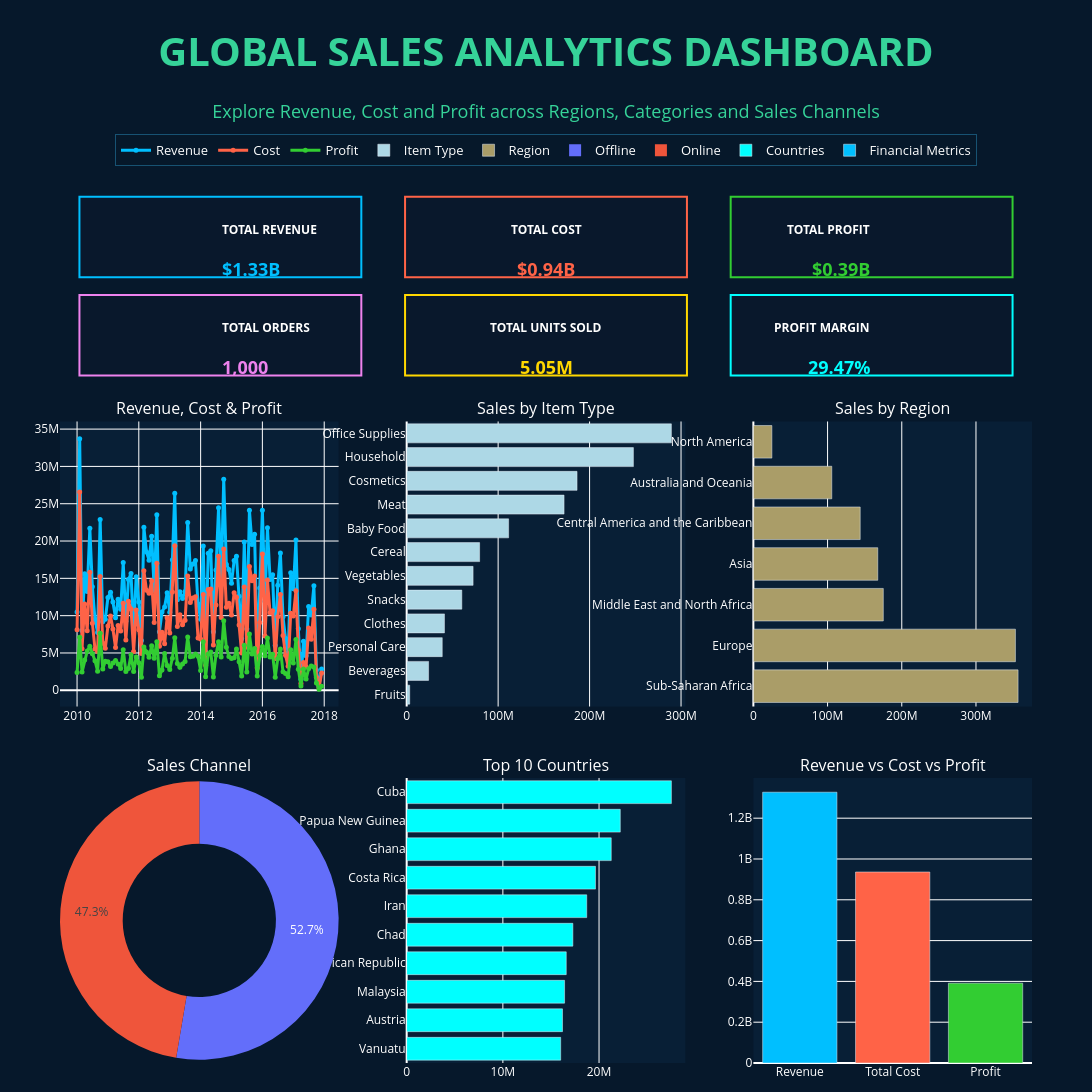

Notebook code cell kept with this figure:
### Code cell
# Style the Dashboard 

fig.update_layout(

    # Dashboard size
    width=1400,
    height=1100,

    # Space for Title + Legend
    margin=dict(
        l=60,
        r=60,
        t=170,
        b=20
    ),

    # =========================
    # MAIN TITLE
    # =========================
    title=dict(
        text="<b>GLOBAL SALES ANALYTICS DASHBOARD</b><br>"
             "<span style='font-size:18px'>"
             "Explore Revenue, Cost and Profit across Regions, Categories and Sales Channels"
             "</span>",

        x=0.5,
        xanchor="center",

        y=0.94,
        yanchor="top",

        font=dict(
            size=40,
            color="#36D399"
        )
    ),

    # =========================
    # HORIZONTAL LEGEND
    # =========================
    legend=dict(
        orientation="h",

        # Below title
        x=0.5,
        y=1.04,

        xanchor="center",
        yanchor="top",

        # Space between legend items
        tracegroupgap=12,

        font=dict(
            size=13,
            color="white"
        ),

        bgcolor="rgba(6,24,43,0.85)",
        bordercolor="rgba(56,189,248,0.35)",
        borderwidth=1
    ),

    # =========================
    # COLORS / BACKGROUND
    # =========================
    paper_bgcolor="#06182B",
    plot_bgcolor="#081F36",

    font=dict(
        color="white"
    ),

    hovermode="closest"
)

### Figure 1 — Plotly figure (JSON) as saved in the notebook; plotly's stock layout.template omitted (floating-point values rounded to 4 significant figures)
{"data": [{"hovertemplate": "<b>Month:</b> %{x}<br><b>Revenue:</b> $%{y:,.0f}<extra></extra>", "line": {"color": "deepskyblue", "width": 3}, "marker": {"size": 5}, "mode": "lines+markers", "name": "Revenue", "type": "scatter", "x": ["2010-01", "2010-02", "2010-03", "2010-04", "2010-05", "2010-06", "2010-07", "2010-08", "2010-09", "2010-10", "2010-11", "2010-12", "2011-01", "2011-02", "2011-03", "2011-04", "2011-05", "2011-06", "2011-07", "2011-08", "2011-09", "2011-10", "2011-11", "2011-12", "2012-01", "2012-02", "2012-03", "2012-04", "2012-05", "2012-06", "2012-07", "2012-08", "2012-09", "2012-10", "2012-11", "2012-12", "2013-01", "2013-02", "2013-03", "2013-04", "2013-05", "2013-06", "2013-07", "2013-08", "2013-09", "2013-10", "2013-11", "2013-12", "2014-01", "2014-02", "2014-03", "2014-04", "2014-05", "2014-06", "2014-07", "2014-08", "2014-09", "2014-10", "2014-11", "2014-12", "2015-01", "2015-02", "2015-03", "2015-04", "2015-05", "2015-06", "2015-07", "2015-08", "2015-09", "2015-10", "2015-11", "2015-12", "2016-01", "2016-02", "2016-03", "2016-04", "2016-05", "2016-06", "2016-07", "2016-08", "2016-09", "2016-10", "2016-11", "2016-12", "2017-01", "2017-02", "2017-03", "2017-04", "2017-05", "2017-06", "2017-07", "2017-08", "2017-09", "2017-10", "2017-11", "2017-12"], "xaxis": "x4", "y": [10500000.0, 33690000.0, 8000000.0, 15610000.0, 13230000.0, 21710000.0, 13880000.0, 9510000.0, 7751000.0, 22880000.0, 9175000.0, 9516000.0, 12430000.0, 13130000.0, 11840000.0, 9729000.0, 12190000.0, 10850000.0, 17120000.0, 9235000.0, 14850000.0, 15640000.0, 7696000.0, 15220000.0, 11810000.0, 6655000.0, 21840000.0, 18540000.0, 17440000.0, 20640000.0, 13390000.0, 23540000.0, 7841000.0, 10490000.0, 11150000.0, 13060000.0, 10470000.0, 17480000.0, 26410000.0, 12130000.0, 13190000.0, 12290000.0, 13220000.0, 22470000.0, 16250000.0, 16930000.0, 17380000.0, 11580000.0, 9524000.0, 19340000.0, 5173000.0, 18360000.0, 18700000.0, 7848000.0, 16110000.0, 24470000.0, 14220000.0, 28270000.0, 16890000.0, 16180000.0, 14360000.0, 17400000.0, 17980000.0, 12600000.0, 6892000.0, 19880000.0, 8213000.0, 24110000.0, 19540000.0, 20910000.0, 4890000.0, 13720000.0, 24130000.0, 11910000.0, 21760000.0, 14860000.0, 15470000.0, 5997000.0, 14080000.0, 18380000.0, 9837000.0, 6926000.0, 5018000.0, 15740000.0, 13600000.0, 20140000.0, 8238000.0, 1482000.0, 6563000.0, 4635000.0, 11230000.0, 10100000.0, 14000000.0, 2713000.0, 498800.0, 2863000.0], "yaxis": "y4"}, {"hovertemplate": "<b>Month:</b> %{x}<br><b>Cost:</b> $%{y:,.0f}<extra></extra>", "line": {"color": "tomato", "width": 3}, "marker": {"size": 5}, "mode": "lines+markers", "name": "Cost", "type": "scatter", "x": ["2010-01", "2010-02", "2010-03", "2010-04", "2010-05", "2010-06", "2010-07", "2010-08", "2010-09", "2010-10", "2010-11", "2010-12", "2011-01", "2011-02", "2011-03", "2011-04", "2011-05", "2011-06", "2011-07", "2011-08", "2011-09", "2011-10", "2011-11", "2011-12", "2012-01", "2012-02", "2012-03", "2012-04", "2012-05", "2012-06", "2012-07", "2012-08", "2012-09", "2012-10", "2012-11", "2012-12", "2013-01", "2013-02", "2013-03", "2013-04", "2013-05", "2013-06", "2013-07", "2013-08", "2013-09", "2013-10", "2013-11", "2013-12", "2014-01", "2014-02", "2014-03", "2014-04", "2014-05", "2014-06", "2014-07", "2014-08", "2014-09", "2014-10", "2014-11", "2014-12", "2015-01", "2015-02", "2015-03", "2015-04", "2015-05", "2015-06", "2015-07", "2015-08", "2015-09", "2015-10", "2015-11", "2015-12", "2016-01", "2016-02", "2016-03", "2016-04", "2016-05", "2016-06", "2016-07", "2016-08", "2016-09", "2016-10", "2016-11", "2016-12", "2017-01", "2017-02", "2017-03", "2017-04", "2017-05", "2017-06", "2017-07", "2017-08", "2017-09", "2017-10", "2017-11", "2017-12"], "xaxis": "x4", "y": [8124000.0, 26580000.0, 5564000.0, 11560000.0, 7973000.0, 15820000.0, 8985000.0, 5543000.0, 5189000.0, 15240000.0, 6337000.0, 5619000.0, 8611000.0, 9943000.0, 8197000.0, 5737000.0, 8670000.0, 7941000.0, 11680000.0, 6727000.0, 11940000.0, 10890000.0, 5189000.0, 10770000.0, 8113000.0, 4922000.0, 16030000.0, 13400000.0, 13010000.0, 14680000.0, 9091000.0, 17020000.0, 5902000.0, 7770000.0, 6227000.0, 9729000.0, 7669000.0, 13180000.0, 19380000.0, 8537000.0, 10120000.0, 8770000.0, 9382000.0, 15320000.0, 11750000.0, 12370000.0, 12530000.0, 7022000.0, 6867000.0, 12830000.0, 3359000.0, 13490000.0, 13560000.0, 6055000.0, 11410000.0, 17950000.0, 9765000.0, 18940000.0, 11130000.0, 11660000.0, 10080000.0, 13050000.0, 12460000.0, 8763000.0, 4984000.0, 13840000.0, 5768000.0, 16570000.0, 14670000.0, 15300000.0, 2986000.0, 9079000.0, 18250000.0, 7287000.0, 14770000.0, 10390000.0, 10650000.0, 4246000.0, 9845000.0, 12850000.0, 7352000.0, 4680000.0, 3207000.0, 10320000.0, 9952000.0, 13350000.0, 5403000.0, 921800.0, 3714000.0, 3137000.0, 8349000.0, 6846000.0, 10870000.0, 1752000.0, 345900.0, 2308000.0], "yaxis": "y4"}, {"hovertemplate": "<b>Month:</b> %{x}<br><b>Profit:</b> $%{y:,.0f}<extra></extra>", "line": {"color": "limegreen", "width": 3}, "marker": {"size": 5}, "mode": "lines+markers", "name": "Profit", "type": "scatter", "x": ["2010-01", "2010-02", "2010-03", "2010-04", "2010-05", "2010-06", "2010-07", "2010-08", "2010-09", "2010-10", "2010-11", "2010-12", "2011-01", "2011-02", "2011-03", "2011-04", "2011-05", "2011-06", "2011-07", "2011-08", "2011-09", "2011-10", "2011-11", "2011-12", "2012-01", "2012-02", "2012-03", "2012-04", "2012-05", "2012-06", "2012-07", "2012-08", "2012-09", "2012-10", "2012-11", "2012-12", "2013-01", "2013-02", "2013-03", "2013-04", "2013-05", "2013-06", "2013-07", "2013-08", "2013-09", "2013-10", "2013-11", "2013-12", "2014-01", "2014-02", "2014-03", "2014-04", "2014-05", "2014-06", "2014-07", "2014-08", "2014-09", "2014-10", "2014-11", "2014-12", "2015-01", "2015-02", "2015-03", "2015-04", "2015-05", "2015-06", "2015-07", "2015-08", "2015-09", "2015-10", "2015-11", "2015-12", "2016-01", "2016-02", "2016-03", "2016-04", "2016-05", "2016-06", "2016-07", "2016-08", "2016-09", "2016-10", "2016-11", "2016-12", "2017-01", "2017-02", "2017-03", "2017-04", "2017-05", "2017-06", "2017-07", "2017-08", "2017-09", "2017-10", "2017-11", "2017-12"], "xaxis": "x4", "y": [2378000.0, 7113000.0, 2437000.0, 4056000.0, 5256000.0, 5892000.0, 4895000.0, 3966000.0, 2561000.0, 7641000.0, 2838000.0, 3897000.0, 3819000.0, 3186000.0, 3643000.0, 3992000.0, 3519000.0, 2904000.0, 5446000.0, 2508000.0, 2906000.0, 4754000.0, 2506000.0, 4451000.0, 3701000.0, 1733000.0, 5808000.0, 5144000.0, 4429000.0, 5960000.0, 4296000.0, 6516000.0, 1939000.0, 2721000.0, 4920000.0, 3333000.0, 2801000.0, 4300000.0, 7027000.0, 3594000.0, 3076000.0, 3517000.0, 3843000.0, 7150000.0, 4502000.0, 4559000.0, 4852000.0, 4554000.0, 2657000.0, 6508000.0, 1813000.0, 4871000.0, 5140000.0, 1793000.0, 4702000.0, 6519000.0, 4450000.0, 9329000.0, 5755000.0, 4517000.0, 4271000.0, 4347000.0, 5517000.0, 3835000.0, 1908000.0, 6037000.0, 2445000.0, 7538000.0, 4872000.0, 5607000.0, 1904000.0, 4643000.0, 5878000.0, 4623000.0, 6997000.0, 4468000.0, 4822000.0, 1751000.0, 4239000.0, 5531000.0, 2485000.0, 2247000.0, 1811000.0, 5421000.0, 3649000.0, 6790000.0, 2835000.0, 560100.0, 2849000.0, 1498000.0, 2885000.0, 3252000.0, 3125000.0, 961100.0, 152900.0, 555000.0], "yaxis": "y4"}, {"hovertemplate": "<b>%{y}</b><br>Revenue: $%{x:,.0f}<extra></extra>", "marker": {"color": "#ADD8E6"}, "name": "Item Type", "orientation": "h", "type": "bar", "x": [3313000.0, 23960000.0, 38880000.0, 41310000.0, 60290000.0, 72600000.0, 79760000.0, 111500000.0, 172100000.0, 186300000.0, 247900000.0, 289500000.0], "xaxis": "x5", "y": ["Fruits", "Beverages", "Personal Care", "Clothes", "Snacks", "Vegetables", "Cereal", "Baby Food", "Meat", "Cosmetics", "Household", "Office Supplies"], "yaxis": "y5"}, {"hovertemplate": "<b>%{y}</b><br>Revenue: $%{x:,.0f}<extra></extra>", "marker": {"color": "#AA9D68"}, "name": "Region", "orientation": "h", "type": "bar", "x": [356700000.0, 353200000.0, 175100000.0, 167700000.0, 144000000.0, 105700000.0, 24960000.0], "xaxis": "x6", "y": ["Sub-Saharan Africa", "Europe", "Middle East and North Africa", "Asia", "Central America and the Caribbean", "Australia and Oceania", "North America"], "yaxis": "y6"}, {"domain": {"x": [0, 0.2867], "y": [0, 0.3192]}, "hole": 0.55, "hovertemplate": "<b>%{label}</b><br>Revenue: $%{value:,.0f}<br>Share: %{percent}<extra></extra>", "labels": ["Offline", "Online"], "name": "Sales Channel", "textinfo": "percent", "type": "pie", "values": [698900000.0, 628400000.0]}, {"hovertemplate": "<b>%{y}</b><br>Revenue: $%{x:,.0f}<extra></extra>", "marker": {"color": "#00FFFF"}, "name": "Countries", "orientation": "h", "type": "bar", "x": [16010000.0, 16200000.0, 16420000.0, 16590000.0, 17280000.0, 18720000.0, 19630000.0, 21270000.0, 22210000.0, 27520000.0], "xaxis": "x7", "y": ["Vanuatu", "Austria", "Malaysia", "Central African Republic", "Chad", "Iran", "Costa Rica", "Ghana", "Papua New Guinea", "Cuba"], "yaxis": "y7"}, {"hovertemplate": "<b>%{x}</b><br>$%{y:,.0f}<extra></extra>", "marker": {"color": ["deepskyblue", "tomato", "limegreen"]}, "name": "Financial Metrics", "type": "bar", "x": ["Revenue", "Total Cost", "Profit"], "xaxis": "x8", "y": [1327000000.0, 936100000.0, 391200000.0], "yaxis": "y8"}], "layout": {"annotations": [{"font": {"size": 16}, "showarrow": false, "text": "Revenue, Cost & Profit", "x": 0.1433, "xanchor": "center", "xref": "paper", "y": 0.7184, "yanchor": "bottom", "yref": "paper"}, {"font": {"size": 16}, "showarrow": false, "text": "Sales by Item Type", "x": 0.5, "xanchor": "center", "xref": "paper", "y": 0.7184, "yanchor": "bottom", "yref": "paper"}, {"font": {"size": 16}, "showarrow": false, "text": "Sales by Region", "x": 0.8567, "xanchor": "center", "xref": "paper", "y": 0.7184, "yanchor": "bottom", "yref": "paper"}, {"font": {"size": 16}, "showarrow": false, "text": "Sales Channel", "x": 0.1433, "xanchor": "center", "xref": "paper", "y": 0.3192, "yanchor": "bottom", "yref": "paper"}, {"font": {"size": 16}, "showarrow": false, "text": "Top 10 Countries", "x": 0.5, "xanchor": "center", "xref": "paper", "y": 0.3192, "yanchor": "bottom", "yref": "paper"}, {"font": {"size": 16}, "showarrow": false, "text": "Revenue vs Cost vs Profit", "x": 0.8567, "xanchor": "center", "xref": "paper", "y": 0.3192, "yanchor": "bottom", "yref": "paper"}, {"font": {"color": "white", "size": 12}, "showarrow": false, "text": "<b>TOTAL REVENUE</b>", "x": 0.165, "xref": "paper", "y": 0.945, "yref": "paper"}, {"font": {"color": "deepskyblue", "size": 18}, "showarrow": false, "text": "<b>$1.33B</b>", "x": 0.165, "xref": "paper", "y": 0.905, "yref": "paper"}, {"font": {"color": "white", "size": 12}, "showarrow": false, "text": "<b>TOTAL COST</b>", "x": 0.5, "xref": "paper", "y": 0.945, "yref": "paper"}, {"font": {"color": "tomato", "size": 18}, "showarrow": false, "text": "<b>$0.94B</b>", "x": 0.5, "xref": "paper", "y": 0.905, "yref": "paper"}, {"font": {"color": "white", "size": 12}, "showarrow": false, "text": "<b>TOTAL PROFIT</b>", "x": 0.835, "xref": "paper", "y": 0.945, "yref": "paper"}, {"font": {"color": "limegreen", "size": 18}, "showarrow": false, "text": "<b>$0.39B</b>", "x": 0.835, "xref": "paper", "y": 0.905, "yref": "paper"}, {"font": {"color": "white", "size": 12}, "showarrow": false, "text": "<b>TOTAL ORDERS</b>", "x": 0.165, "xref": "paper", "y": 0.835, "yref": "paper"}, {"font": {"color": "violet", "size": 18}, "showarrow": false, "text": "<b>1,000</b>", "x": 0.165, "xref": "paper", "y": 0.795, "yref": "paper"}, {"font": {"color": "white", "size": 12}, "showarrow": false, "text": "<b>TOTAL UNITS SOLD</b>", "x": 0.5, "xref": "paper", "y": 0.835, "yref": "paper"}, {"font": {"color": "gold", "size": 18}, "showarrow": false, "text": "<b>5.05M</b>", "x": 0.5, "xref": "paper", "y": 0.795, "yref": "paper"}, {"font": {"color": "white", "size": 12}, "showarrow": false, "text": "<b>PROFIT MARGIN</b>", "x": 0.835, "xref": "paper", "y": 0.835, "yref": "paper"}, {"font": {"color": "cyan", "size": 18}, "showarrow": false, "text": "<b>29.47%</b>", "x": 0.835, "xref": "paper", "y": 0.795, "yref": "paper"}], "font": {"color": "white"}, "height": 1100, "hovermode": "closest", "legend": {"bgcolor": "rgba(6,24,43,0.85)", "bordercolor": "rgba(56,189,248,0.35)", "borderwidth": 1, "font": {"color": "white", "size": 13}, "orientation": "h", "tracegroupgap": 12, "x": 0.5, "xanchor": "center", "y": 1.04, "yanchor": "top"}, "margin": {"b": 20, "l": 60, "r": 60, "t": 170}, "paper_bgcolor": "#06182B", "plot_bgcolor": "#081F36", "shapes": [{"fillcolor": "rgba(10,25,45,0.95)", "layer": "above", "line": {"color": "deepskyblue", "width": 2}, "type": "rect", "x0": 0.02, "x1": 0.31, "xref": "paper", "y0": 0.88, "y1": 0.97, "yref": "paper"}, {"fillcolor": "rgba(10,25,45,0.95)", "layer": "above", "line": {"color": "tomato", "width": 2}, "type": "rect", "x0": 0.355, "x1": 0.645, "xref": "paper", "y0": 0.88, "y1": 0.97, "yref": "paper"}, {"fillcolor": "rgba(10,25,45,0.95)", "layer": "above", "line": {"color": "limegreen", "width": 2}, "type": "rect", "x0": 0.69, "x1": 0.98, "xref": "paper", "y0": 0.88, "y1": 0.97, "yref": "paper"}, {"fillcolor": "rgba(10,25,45,0.95)", "layer": "above", "line": {"color": "violet", "width": 2}, "type": "rect", "x0": 0.02, "x1": 0.31, "xref": "paper", "y0": 0.77, "y1": 0.86, "yref": "paper"}, {"fillcolor": "rgba(10,25,45,0.95)", "layer": "above", "line": {"color": "gold", "width": 2}, "type": "rect", "x0": 0.355, "x1": 0.645, "xref": "paper", "y0": 0.77, "y1": 0.86, "yref": "paper"}, {"fillcolor": "rgba(10,25,45,0.95)", "layer": "above", "line": {"color": "cyan", "width": 2}, "type": "rect", "x0": 0.69, "x1": 0.98, "xref": "paper", "y0": 0.77, "y1": 0.86, "yref": "paper"}], "title": {"font": {"color": "#36D399", "size": 40}, "text": "<b>GLOBAL SALES ANALYTICS DASHBOARD</b><br><span style='font-size:18px'>Explore Revenue, Cost and Profit across Regions, Categories and Sales Channels</span>", "x": 0.5, "xanchor": "center", "y": 0.94, "yanchor": "top"}, "width": 1400, "xaxis": {"anchor": "y", "domain": [0, 0.2867]}, "xaxis2": {"anchor": "y2", "domain": [0.3567, 0.6433]}, "xaxis3": {"anchor": "y3", "domain": [0.7133, 1]}, "xaxis4": {"anchor": "y4", "domain": [0, 0.2867]}, "xaxis5": {"anchor": "y5", "domain": [0.3567, 0.6433]}, "xaxis6": {"anchor": "y6", "domain": [0.7133, 1]}, "xaxis7": {"anchor": "y7", "domain": [0.3567, 0.6433]}, "xaxis8": {"anchor": "y8", "domain": [0.7133, 1]}, "yaxis": {"anchor": "x", "domain": [0.7984, 1]}, "yaxis2": {"anchor": "x2", "domain": [0.7984, 1]}, "yaxis3": {"anchor": "x3", "domain": [0.7984, 1]}, "yaxis4": {"anchor": "x4", "domain": [0.3992, 0.7184]}, "yaxis5": {"anchor": "x5", "domain": [0.3992, 0.7184]}, "yaxis6": {"anchor": "x6", "domain": [0.3992, 0.7184]}, "yaxis7": {"anchor": "x7", "domain": [0, 0.3192]}, "yaxis8": {"anchor": "x8", "domain": [0, 0.3192]}}}
